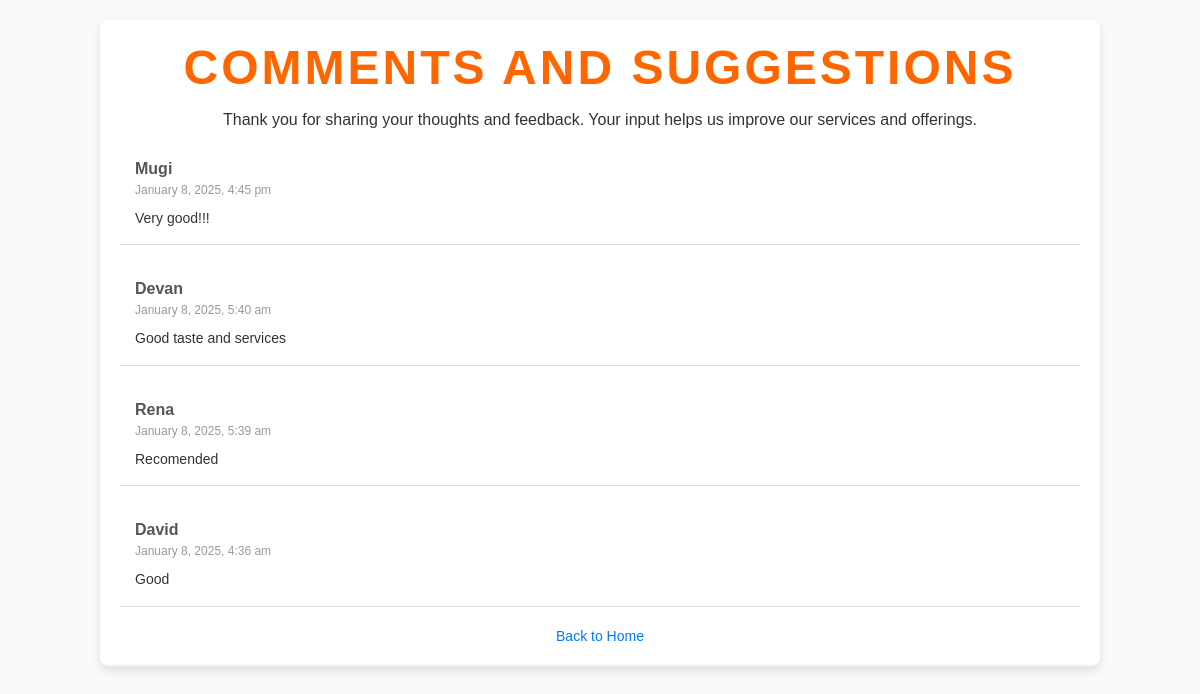
Screenshot of /komen.php (signed in) with the database file from the repository.
### tables this page shows
CREATE TABLE `cns` (
  `id` int(11) NOT NULL,
  `nama` varchar(255) NOT NULL,
  `email` varchar(255) NOT NULL,
  `komentar` text NOT NULL,
  `created_at` timestamp NOT NULL DEFAULT current_timestamp()
);

### komen.php (the view, shortened to what this page needs)
<?php
$conn = mysqli_connect("localhost", "root", "", "dinamis");
$sql = "SELECT nama, komentar, created_at FROM cns ORDER BY created_at DESC";
$result = mysqli_query($conn, $sql);
?>
<!DOCTYPE html>
<html lang="en">
<head>
    <link rel="stylesheet" href="styles.css">
</head>
<body>
    <div class="container">
        <h1>Comments and Suggestions</h1>
        <p>Thank you for sharing your thoughts and feedback. Your input helps us improve our services and offerings.</p>
        <?php if (mysqli_num_rows($result) > 0): ?>
            <?php while ($row = mysqli_fetch_assoc($result)): ?>
                <div class="comment">
                    <div class="name"><?php echo htmlspecialchars($row['nama']); ?></div>
                    <div class="timestamp"><?php echo date("F j, Y, g:i a", strtotime($row['created_at'])); ?></div>
                    <div class="text"><?php echo nl2br(htmlspecialchars($row['komentar'])); ?></div>
                </div>
            <?php endwhile; ?>
        <?php else: ?>
            <p>No comments available yet. Be the first to leave feedback!</p>
        <?php endif; ?>
        <div class="back-link">
            <a href="index.php">Back to Home</a>
        </div>
    </div>
</body>
</html>

### styles.css (style rules this page uses)
body { font-family: Arial, sans-serif; margin: 0; padding: 0; background-color: #f8f8f8; color: #333; padding-top: 60px; }
.container { text-align: center; padding: 30px; background-color: #fff; border-bottom: 2px solid #eee; }
.container h1 { font-size: 48px; color: #ff6600; margin: 0; text-transform: uppercase; font-weight: bold; letter-spacing: 3px; }

### komen.php (style rules this page uses)
body { font-family: Arial, sans-serif; margin: 0; padding: 0; background-color: #f9f9f9; }
.container { width: 80%; margin: 20px auto; background: #fff; box-shadow: 0 4px 8px rgba(0, 0, 0, 0.1); padding: 20px; border-radius: 8px; }
h1 { color: #333; margin-bottom: 20px; }
.comment { margin-bottom: 20px; padding: 15px; border-bottom: 1px solid #ddd; }
.comment .name { font-weight: bold; color: #555; margin-bottom: 5px; text-align: left; }
.comment .timestamp { font-size: 12px; color: #999; margin-bottom: 10px; text-align: left; }
.comment .text { font-size: 14px; color: #333; line-height: 1.6; text-align: left; }
.back-link { text-align: center; margin-top: 20px; }
.back-link a { text-decoration: none; color: #007BFF; font-size: 14px; }

### rows the page displays
cns: nama "Mugi", created_at "January 8, 2025, 4:45 pm", komentar "Very good!!!"
cns: nama "Devan", created_at "January 8, 2025, 5:40 am", komentar "Good taste and services"
cns: nama "Rena", created_at "January 8, 2025, 5:39 am", komentar "Recomended"
cns: nama "David", created_at "January 8, 2025, 4:36 am", komentar "Good"
